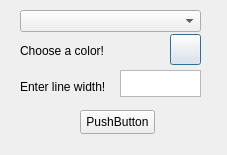
<?xml version="1.0" encoding="UTF-8"?>
<ui version="4.0">
 <class>shapeColorPickClass</class>
 <widget class="QDialog" name="shapeColorPickClass">
  <property name="windowModality">
   <enum>Qt::ApplicationModal</enum>
  </property>
  <property name="geometry">
   <rect>
    <x>0</x>
    <y>0</y>
    <width>227</width>
    <height>155</height>
   </rect>
  </property>
  <property name="windowTitle">
   <string>shapeColorPick</string>
  </property>
  <widget class="QComboBox" name="shpColorTypeCmb">
   <property name="geometry">
    <rect>
     <x>20</x>
     <y>10</y>
     <width>181</width>
     <height>22</height>
    </rect>
   </property>
  </widget>
  <widget class="QLabel" name="label">
   <property name="geometry">
    <rect>
     <x>20</x>
     <y>40</y>
     <width>131</width>
     <height>21</height>
    </rect>
   </property>
   <property name="text">
    <string>Choose a color!</string>
   </property>
  </widget>
  <widget class="QPushButton" name="shpColorDialogBtn">
   <property name="geometry">
    <rect>
     <x>170</x>
     <y>34</y>
     <width>31</width>
     <height>31</height>
    </rect>
   </property>
   <property name="text">
    <string/>
   </property>
  </widget>
  <widget class="QPushButton" name="shpColorSelectBtn">
   <property name="geometry">
    <rect>
     <x>80</x>
     <y>110</y>
     <width>75</width>
     <height>24</height>
    </rect>
   </property>
   <property name="text">
    <string>PushButton</string>
   </property>
  </widget>
  <widget class="QLabel" name="label_2">
   <property name="geometry">
    <rect>
     <x>20</x>
     <y>76</y>
     <width>111</width>
     <height>21</height>
    </rect>
   </property>
   <property name="text">
    <string>Enter line width!</string>
   </property>
  </widget>
  <widget class="QTextEdit" name="shpColorWidthTxt">
   <property name="geometry">
    <rect>
     <x>120</x>
     <y>70</y>
     <width>81</width>
     <height>27</height>
    </rect>
   </property>
   <property name="font">
    <font>
     <pointsize>6</pointsize>
    </font>
   </property>
  </widget>
 </widget>
 <layoutdefault spacing="6" margin="11"/>
 <resources/>
 <connections/>
</ui>
